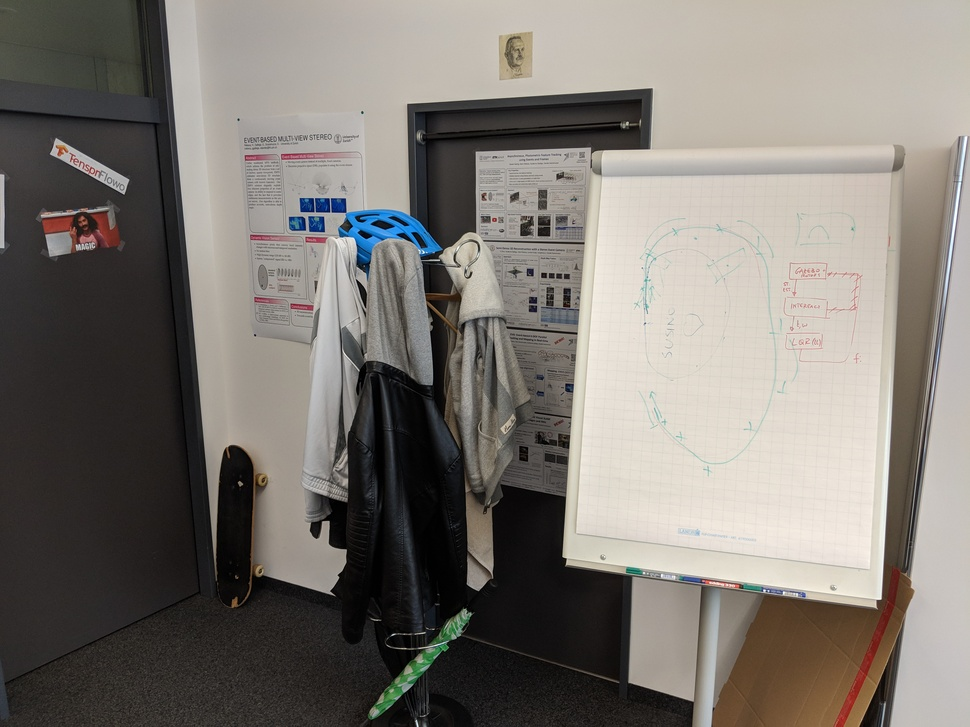
#> input picture Test_Bed/images/img_1.jpg, 970 x 727 px, shrunk from 4032 x 3024 before the run
$ python Test_Functions.py
#> lines starting #> are read from the running program, lines starting #| are printed output that depends on the picture
import numpy as np
import cv2 as cv

def main():

    img = cv.imread('images/img_1.jpg')
#> img is the input picture: shape (727, 970, 3); mean B, G, R 114.7, 120.8, 126
    gray = cv.cvtColor(img, cv.COLOR_BGR2GRAY)
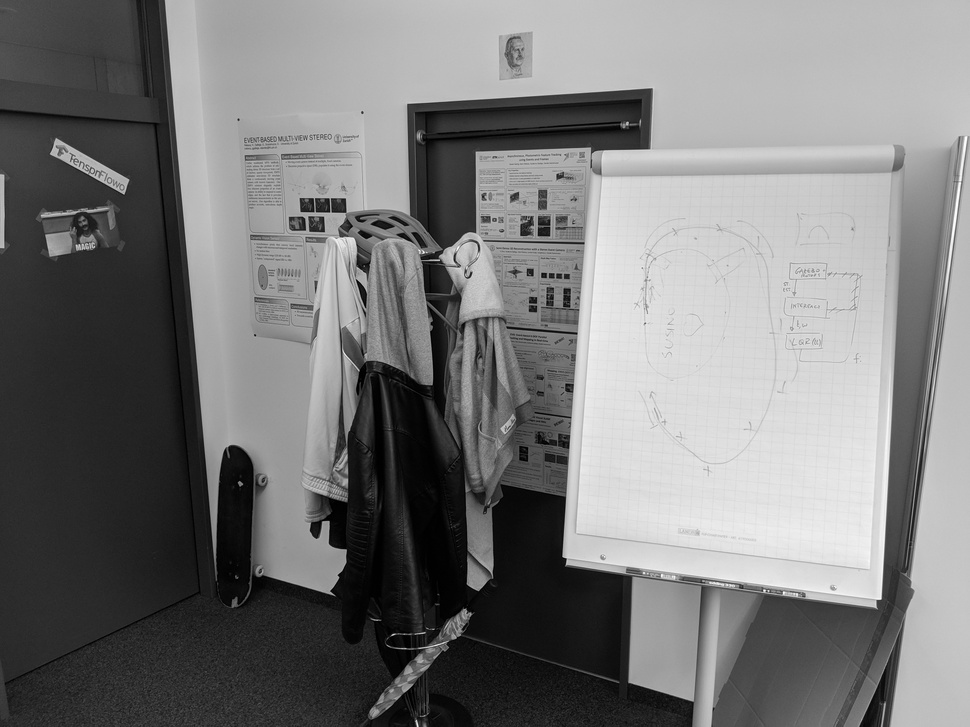
#> gray: shape (727, 970); min 0, max 254, mean 121.7
    sift = cv.xfeatures2d.SIFT_create(nOctaveLayers=3, contrastThreshold=0.04, sigma=1)
    kp = sift.detect(gray, None)
#> kp = 3270 keypoints; strongest (x, y, size): (393, 634, 1.5), (362, 112, 1.7), (255, 335, 1.4), (238, 119, 1.2)
    img = cv.drawKeypoints(gray, kp, img)
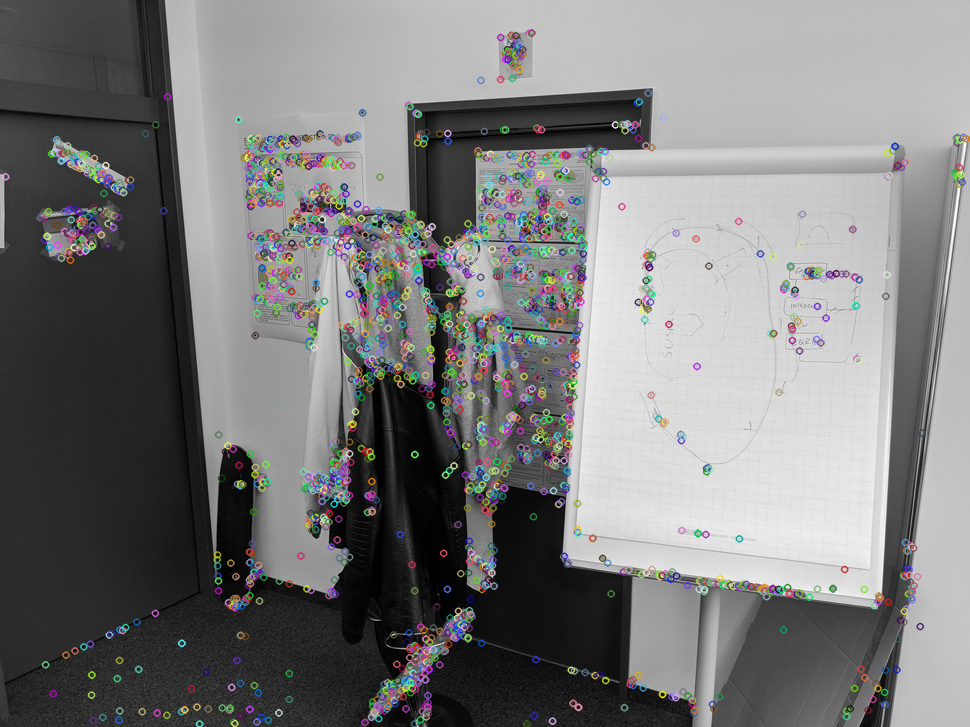
#> img: shape (727, 970, 3); mean B, G, R 122.9, 122.9, 122.9
    cv.imshow("sift_keypoints.jpg", img)
    #cv.imwrite('sift_keypoints.jpg', img)
    cv.waitKey(0)
    cv.destroyAllWindows()


if __name__ == "__main__":
    main()
